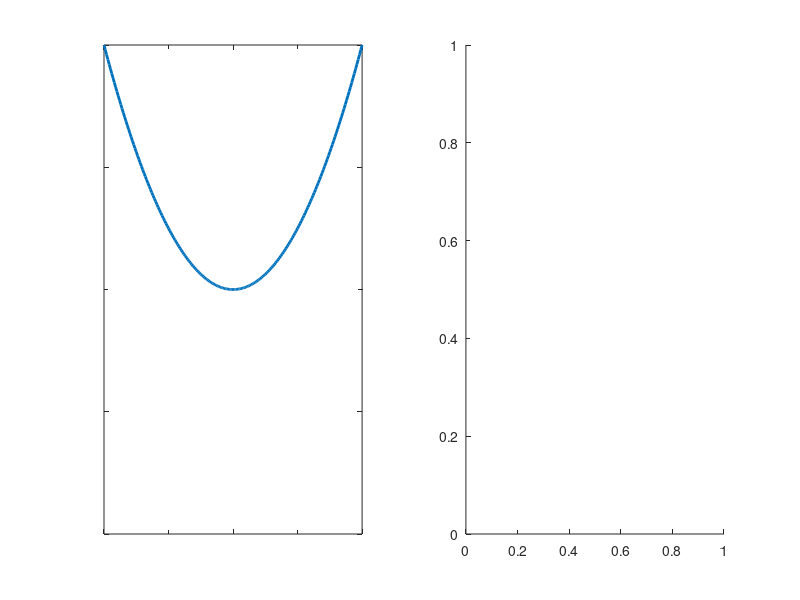

Source code (MATLAB): (Note: this script raises an error after producing the figure.)
figure();
ax1 = subplot(1, 2, 1, 'replace');
ax2 = subplot(1, 2, 2, 'replace');

T = 0:0.01:2;
X = (T-1).^2;
Y = (T-1).^2-0.05;

subplot(ax1);
plot(T, X, 'LineWidth', 2);
ylim([-1 1]);
set(ax1, 'xticklabel', [], 'yticklabel', []);
yline(0, '--');
xline(0.5, '--', 't_1');
xline(1.5, '--', 't_3');

subplot(ax2);
plot(T, Y, 'LineWidth', 2);
ylim([-1 1]);
set(ax2, 'xticklabel', [], 'yticklabel', []);
yline(0, '--');
xline(0.5, '--', 't_1');
xline(1.5, '--', 't_3');
